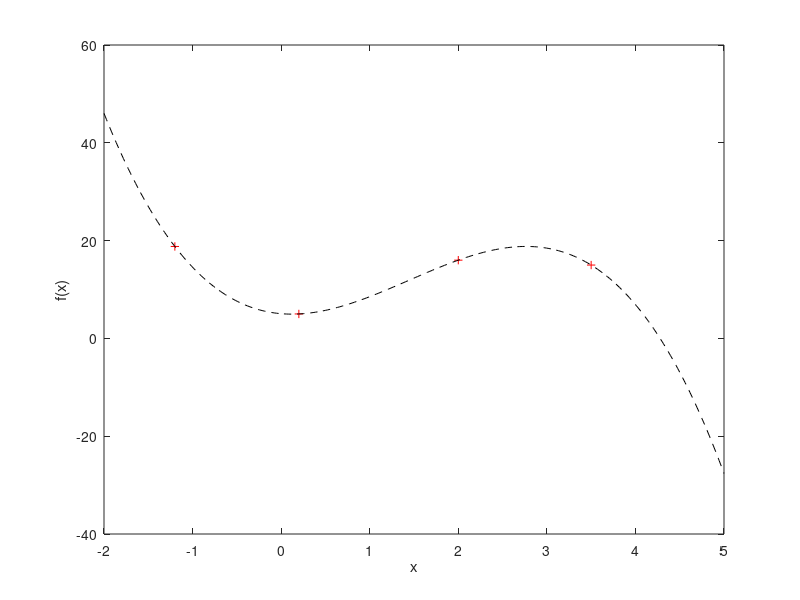

This chart was generated by the following MATLAB code:
% Computational Solutions                                    April 21, 2022
% IST 4360
% Prof. M Diaz Maldonado
%
% Synopsis:
% Obtains the coefficients of the 3rd degree interpolating polynomial for a
% give dataset (xi, yi):
%
%                     f(x) = a x^3 + b x^2 + c * x + d
%
% where f(x) is the interpolating polynomial, and (a, b, c, d) are the
% coefficients.
%
%
% Copyright (c) 2022 Misael Diaz-Maldonado
% This file is released under the GNU General Public License as published
% by the Free Software Foundation, either version 3 of the License, or
% (at your option) any later version.
%
%
% References:
% [0] A Gilat and V Subramanian, Numerical Methods for Engineers and
%     Scientists: An Introduction with Applications using MATLAB
% [1] A Gilat, MATLAB: An Introduction with Applications, 6th edition


clear
close all
clc

format long g


% Dataset:
% xi, yi coordinates
x1 = -1.2; y1 = 18.8;
x2 =  0.2; y2 =  5.0;
x3 =  2.0; y3 = 16.0;
x4 =  3.5; y4 = 15.0;


% Applies the direct-fit method:
% constructs the system of linear equations
A = [x1^3, x1^2, x1, 1;
     x2^3, x2^2, x2, 1;
     x3^3, x3^2, x3, 1;
     x4^3, x4^2, x4, 1];

b = [y1; y2; y3; y4];

% solves for the coefficients of the 3rd degree interpolating polynomial
x = A\b;

% references the coefficients of the 3rd degree interpolating polynomial
a = x(1);	b = x(2);	c = x(3);	d = x(4);
% defines the 3rd degree polynomial as a lambda (or anonymous) function
f = @(x) (a * x.^3 + b * x.^2 + c * x + d);


% Post-processing:
% prints the determinant condition number of the system of linear equations
% Note: if the system is ill-conditioned the interpolation is unreliable
fprintf( "Determinant:      %.2f\n", det(A) )
fprintf( "Condition number: %.2f\n", cond(A) )


% computes the differences between the data and the approximation returned
% by the interpolating function f(x)
x = [x1; x2; x3; x4];
y = [y1; y2; y3; y4];

% should display an array of zeros to indicate success
fprintf("\nDifferences:\n")
for i = 1:length(x)
	fprintf( "%.12f\n", y(i) - f( x(i) ) )
end

% as above but accumulates the differences
fprintf("\nCumulative Difference:\n")
% should display a zero (scalar) to indicate success
fprintf( "%.12f\n", sum( y - f(x) ) )


% Plots the dataset and the interpolating polynomial:
figure(1)

plot(x, y, 'r+')		% plots the xi, yi coordinates
hold on
x = linspace(-2, 5, 256);
plot(x, f(x), '--k')		% plots interpolating polynomial
xlabel('x')
ylabel('f(x)')
